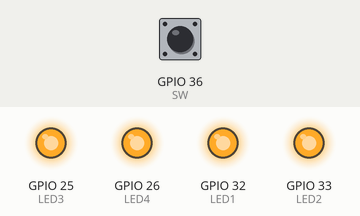
Bench run of a sketch on a simulated ESP32. On the bench: output pins drawn as LEDs (lit = HIGH). Dashed ring = blinking. The inputs (shaded band) are chosen by the test bench; at power-on: GPIO 36 (SW) LOW. What the sketch prints to the serial monitor is not drawn.

Above: at 1.2 s.
1.3 s: GPIO 36 (SW) pulled HIGH for 0.15 s
At 2.2 s:
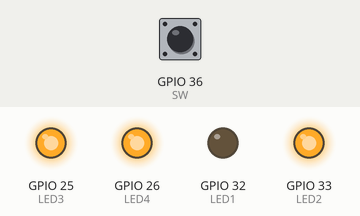
4.4 s: GPIO 36 (SW) pulled HIGH for 3.2 s
At 6.8 s:
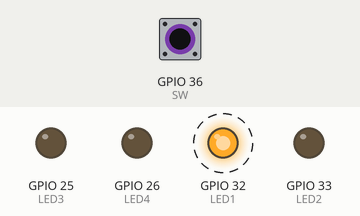
9.1 s: GPIO 36 (SW) pulled HIGH for 1 s
At 10.5 s:
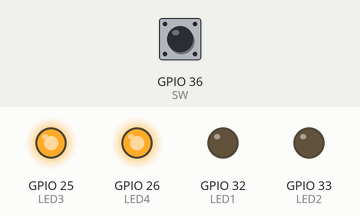
Timing chart, 0 to 12.6 s (numbered marks = the images above; inputs shaded):
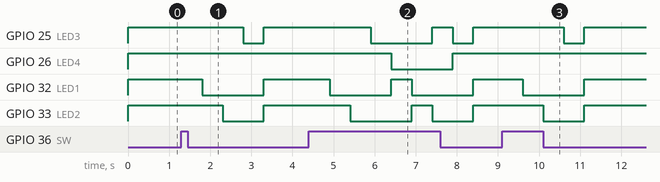

Measured:
- after the input at 1.3 s, GPIO 25 (LED3): HIGH → LOW after 1.5 s, → HIGH 0.50 s later; GPIO 32 (LED1): HIGH → LOW after 0.50 s, → HIGH 1.5 s later; GPIO 33 (LED2): HIGH → LOW after 1.0 s, → HIGH 1.0 s later
- after the input at 4.4 s, GPIO 25 (LED3): HIGH → LOW after 1.5 s, → HIGH 1.5 s later, → LOW 0.50 s later, → HIGH 0.50 s later; GPIO 26 (LED4): HIGH → LOW after 2.0 s, → HIGH 1.5 s later
- after the input at 9.1 s, GPIO 25 (LED3): HIGH → LOW after 1.5 s, → HIGH 0.50 s later; GPIO 32 (LED1): HIGH → LOW after 0.50 s, → HIGH 1.5 s later; GPIO 33 (LED2): HIGH → LOW after 1.0 s, → HIGH 1.0 s later

The sketch:

sw_led.ino
```cpp
#define SW 36 // Input from a switch on GPIO36
#define LED1 32 // Output to LED on GPIO32
#define LED2 33 // Output to LED on GPIO33
#define LED3 25 // Output to LED on GPIO25
#define LED4 26 // Output to LED on GPIO26

int state;

void setup() {
  pinMode(SW, INPUT);
  pinMode(LED1, OUTPUT);
  pinMode(LED2, OUTPUT);
  pinMode(LED3, OUTPUT);
  pinMode(LED4, OUTPUT);
  Serial.begin(9600);
}

void loop() {
  state = digitalRead(SW);
  if(state == HIGH){
    digitalWrite(LED1, HIGH);
    delay(500);
    digitalWrite(LED1, LOW);
    digitalWrite(LED2, HIGH);
    delay(500);
    digitalWrite(LED2, LOW);
    digitalWrite(LED3, HIGH);
    delay(500);
    digitalWrite(LED3, LOW);
    digitalWrite(LED4, HIGH);
    delay(500);
    digitalWrite(LED4, LOW);
  }
  else{
    digitalWrite(LED1, HIGH);
    digitalWrite(LED2, HIGH);
    digitalWrite(LED3, HIGH);
    digitalWrite(LED4, HIGH);
  }
  Serial.println(state);
}
```
